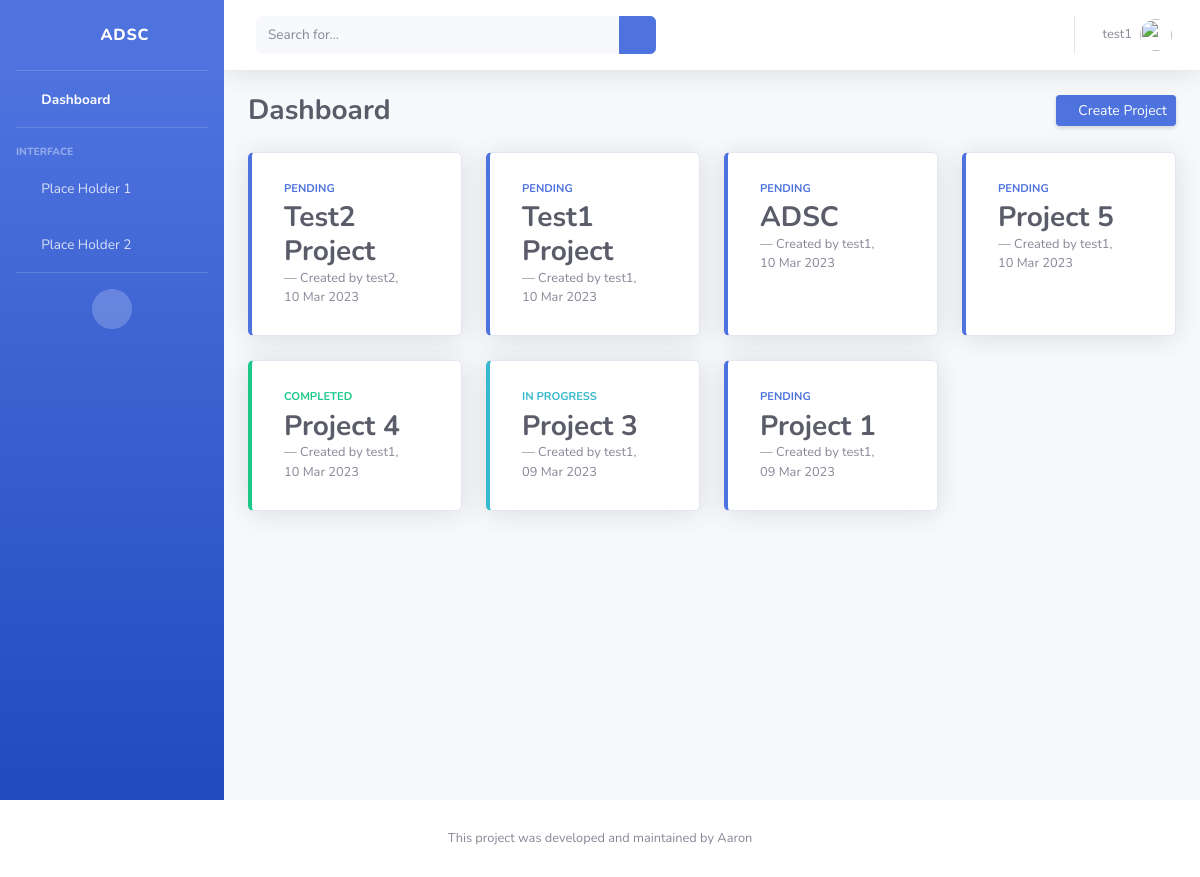
Page /dashboard/ (signed in) on the earlier database version.
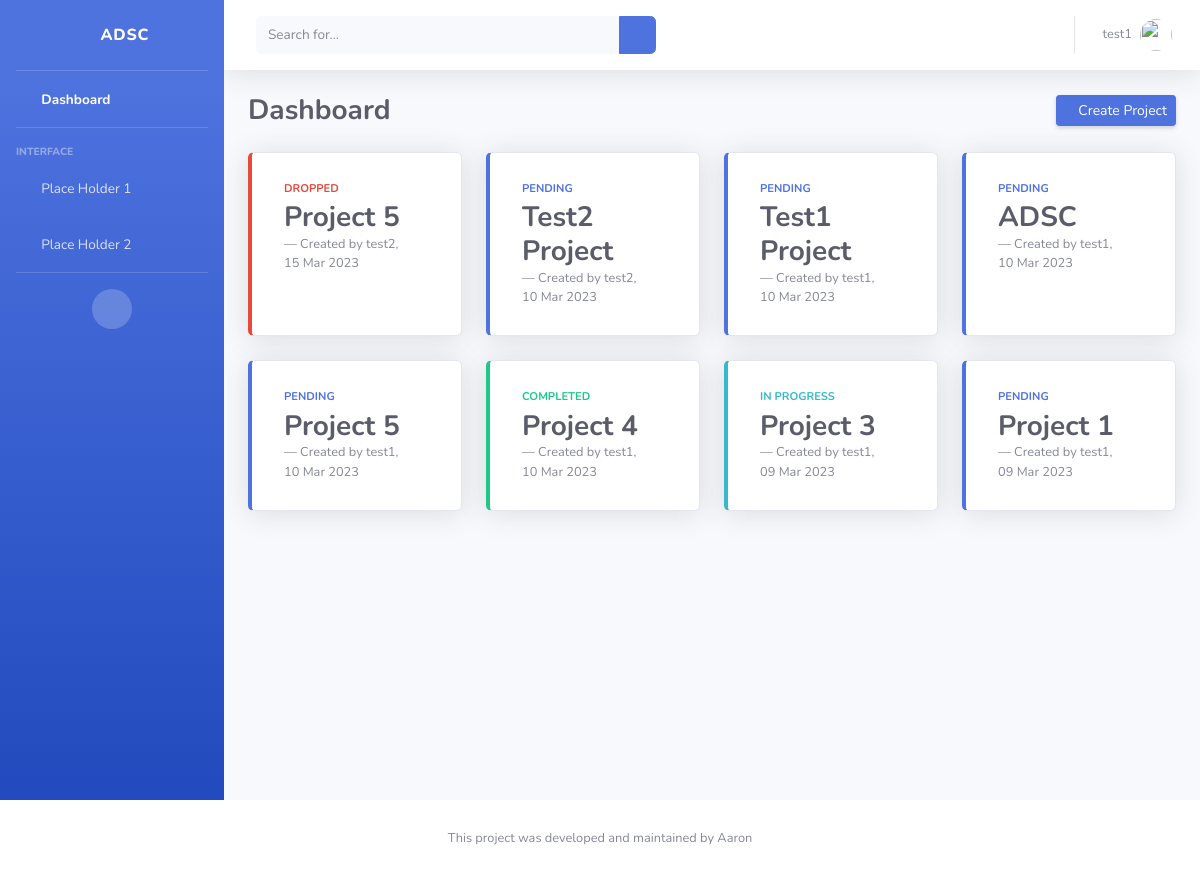
Same page on the later database version.
### webapp/models.py (models this page shows, shortened)
class Project(models.Model):
    title = models.CharField(max_length=100)
    description = models.TextField(null=True)
    date_posted = models.DateTimeField(default=timezone.now)
    user = models.ForeignKey(User, on_delete=models.CASCADE)
    TYPE_PROJECT_PENDING = 'PD'
    TYPE_PROJECT_COMPLETED = 'CP'
    TYPE_PROJECT_IN_PROGRESS = 'IP'
    TYPE_PROJECT_DROPPED = 'DP'
    PROJECT_STATUS_CHOICES = [
        (TYPE_PROJECT_PENDING, 'Pending'),
        (TYPE_PROJECT_COMPLETED, 'Completed'),
        (TYPE_PROJECT_IN_PROGRESS, 'In Progress'),
        (TYPE_PROJECT_DROPPED, 'Dropped'),
    ]
    project_status = models.CharField(
        max_length=2,
        choices=PROJECT_STATUS_CHOICES,
        default=TYPE_PROJECT_PENDING,
    )

### webapp/views/dashboard.py (the view)
# urls.py: path('dashboard/', ProjectListView.as_view(), name='dashboard'),
class ProjectListView(LoginRequiredMixin, ListView):
    model = Project
    template_name = 'dashboard/dashboard.html'
    context_object_name = 'projects'
    ordering = ['-date_posted']

### templates/dashboard/dashboard.html (shortened to what this page needs)
{%  extends "core/base.html" %}
{% block content %}
    {% load static %}
    <body id="page-top">
        <div id="wrapper">
            {% include 'core/sidebar.html' %}
            <div id="content-wrapper" class="d-flex flex-column">
                <div id="content">
                    {% include 'core/topbar.html' %}
                    <div class="container-fluid">
                        <div class="d-sm-flex align-items-center justify-content-between mb-4">
                        <h1 class="h3 mb-0 text-gray-800 font-weight-bolder">Dashboard</h1>
                        <a href="{% url 'create-project' %}" class="d-none d-sm-inline-block btn btn-sm btn-primary shadow-sm"><i class="fas fa-download fa-sm text-white-50"></i> Create Project</a>
                    </div>
                        {%  include 'dashboard/project_card.html' %}
                    </div>
                </div>
            </div>
        </div>
{% endblock content %}

### templates/dashboard/project_card.html
<div class="row">
    {% for project in projects %}
        <div class="col-xl-3 col-md-6 mb-4">
            <a href="{% url 'detail-project' project.id %}"
               class="btn btn-light card shadow h-100 py-2 {% if project.project_status == project.TYPE_PROJECT_PENDING %}
                    border-left-primary
                {% elif project.project_status == project.TYPE_PROJECT_COMPLETED %}
                    border-left-success
                {% elif project.project_status == project.TYPE_PROJECT_IN_PROGRESS %}
                    border-left-info
                {% else %}
                    border-left-danger
                {% endif %}">
                <div class="card-body">
                    <div class="row no-gutters align-items-center">
                        <div class="col text-left">
                            <div class="text-xs font-weight-bold text-uppercase mb-1{% if project.project_status == project.TYPE_PROJECT_PENDING %}
                                text-primary
                            {% elif project.project_status == project.TYPE_PROJECT_COMPLETED %}
                                text-success
                            {% elif project.project_status == project.TYPE_PROJECT_IN_PROGRESS %}
                                text-info
                            {% else %}
                                text-danger
                            {% endif %}">{{ project.get_project_status_display }}
                            </div>
                            <div class="h3 mb-0 font-weight-bold text-gray-800">{{ project.title }}</div>
                            <figcaption class="blockquote-footer">Created by {{ project.user }}, {{ project.date_posted|date:"d M Y" }}</figcaption>
                        </div>
                        <div class="col-auto">
                            <i class="fas fa-calendar fa-2x text-gray-300"></i>
                        </div>
                    </div>
                </div>
            </a>
        </div>
    {% endfor %}
</div>

Differences in the rows shown:
added Project: project_status "DROPPED", title "Project 5", user "test2", date_posted "15 Mar 2023"
